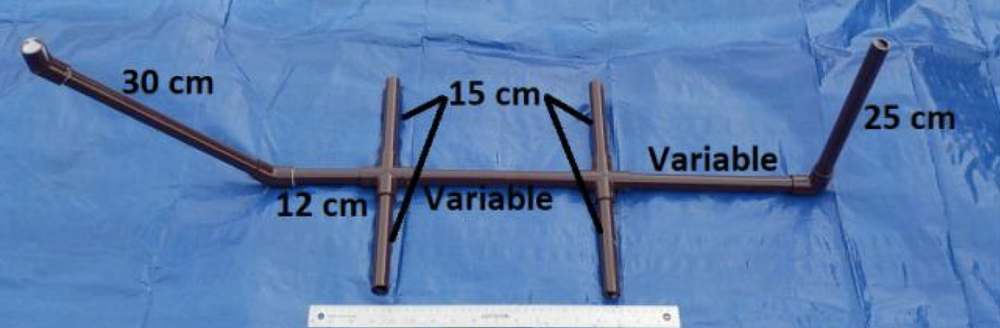
#> input picture MATEROV/MATE_Prop_LengthCalc.png, 1000 x 328 px, shrunk from 1684 x 552 before the run, found by its file name
$ python test.py
#> lines starting #> are read from the running program, lines starting #| are printed output that depends on the picture
import cv2
img = cv2.imread("C:/Users/ISS/Documents/MATEROV/MATE_Prop_LengthCalc.png", cv2.IMREAD_GRAYSCALE)
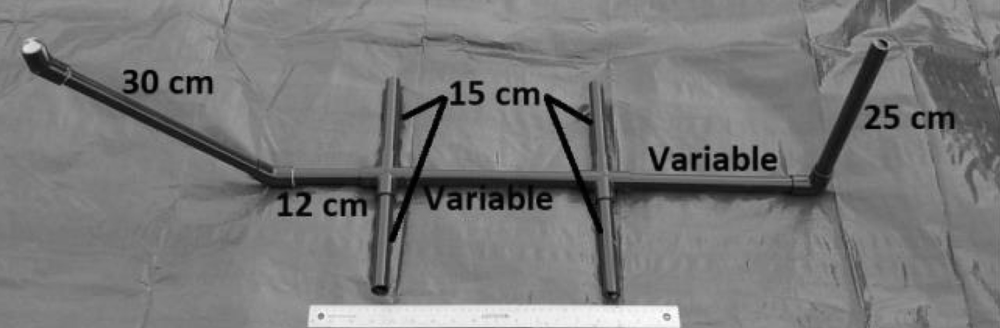
#> img: shape (328, 1000); min 0, max 254, mean 121.2
src = cv2.cuda_GpuMat()
#> (the run stopped early here; a loop or call above may not have finished)
